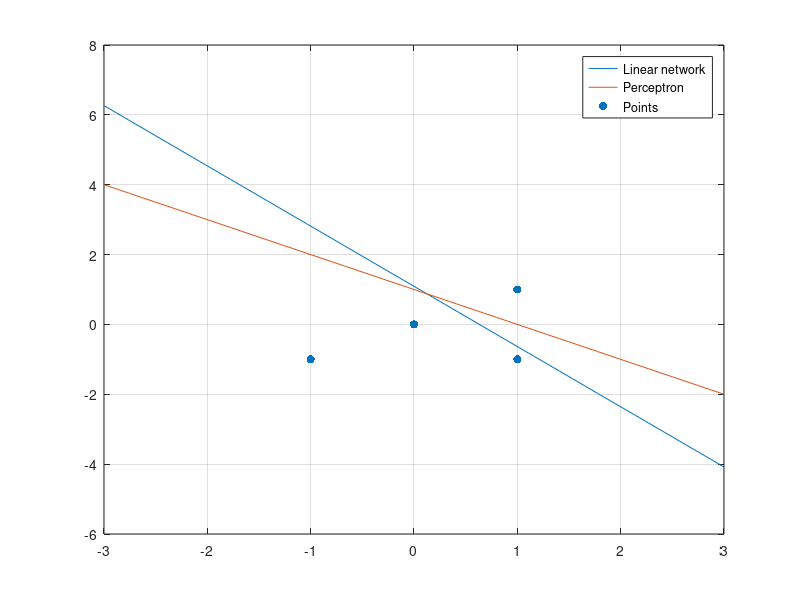

Source code (MATLAB):

w1 = -2.2817;
w2 = -1.3234;
b = 1.4438;

x=linspace(-3, 3, 50);
y=-(w1/w2)*x-(b/w2);

plot(x,y, 'DisplayName','Linear network')
hold on
grid on


w1 = -1;
w2 = -1;
b = 1;

x=linspace(-3, 3, 50);
y=-(w1/w2)*x-(b/w2);

plot(x,y, 'DisplayName','Perceptron')


x=[-1, 0, 1, 1];
y=[-1, 0, -1, 1];
scatter(x,y,'filled', 'DisplayName','Points')


legend